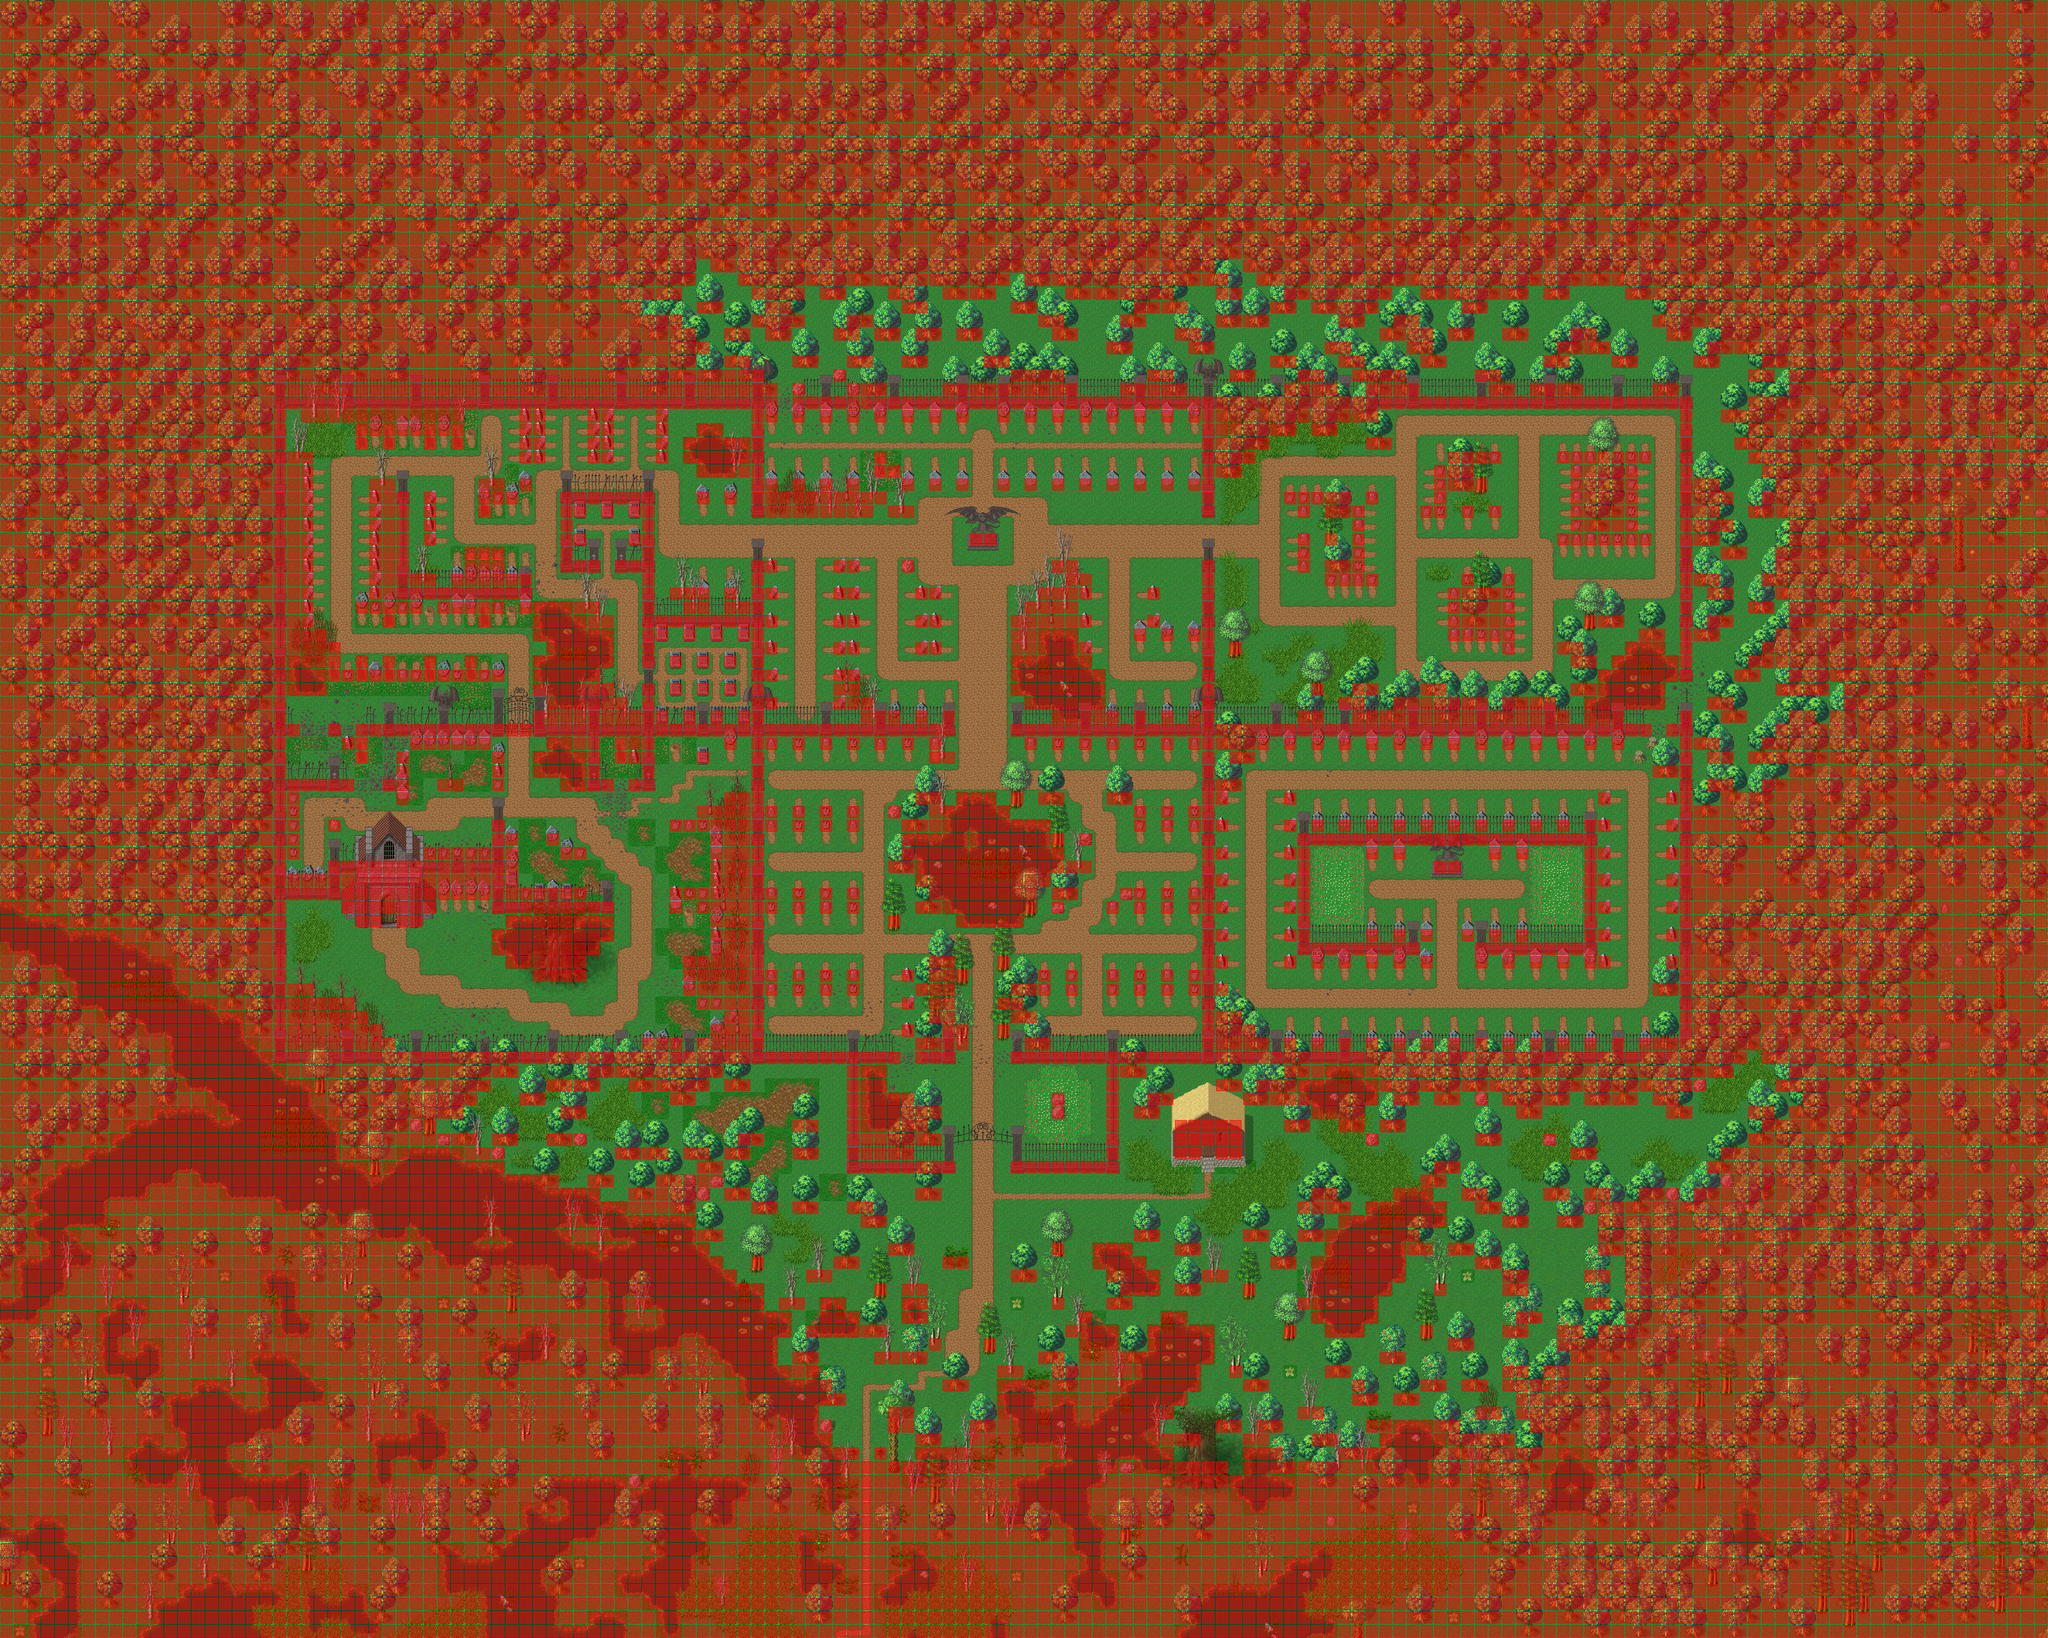

This game map was drawn from its Tiled (.tmx) file and the tilesets committed beside it. A one-line description and the trimmed map source follow:
An orthogonal 150x120 tile map with 32x32 px tiles, 7 tile layers (Ground1, Ground2, Ground3, Fringe, ...), 14 tilesets and 19 objects (16x spawn, 2x warp, particle_effect).

<map version="1.0" orientation="orthogonal" renderorder="right-down" width="150" height="120" tilewidth="32" tileheight="32" nextobjectid="21">
 <properties>
  <property name="minimap" value="graphics/minimaps/027-1.png" />
  <property name="music" value="graveyard.ogg" />
  <property name="name" value="Graveyard" />
  <property name="overlay0image" value="graphics/images/ambient/fog.png" />
  <property name="overlay0parallax" value="1.0" />
  <property name="overlay0scrollX" value="0.307" />
  <property name="overlay0scrollY" value="0.211" />
  <property name="overlay1image" value="graphics/images/ambient/fog.png" />
  <property name="overlay1parallax" value="1.0" />
  <property name="overlay1scrollX" value="0.227" />
  <property name="overlay1scrollY" value="0.341" />
 </properties>
 <tileset firstgid="1" source="../tilesets/collision.tsx" />
 <tileset firstgid="3" source="../tilesets/woodland_ground.tsx" />
 <tileset firstgid="259" source="../tilesets/woodland_x2.tsx" />
 <tileset firstgid="291" source="../tilesets/woodland_x3.tsx" />
 <tileset firstgid="323" source="../tilesets/woodland_village.tsx" />
 <tileset firstgid="579" source="../tilesets/woodland_x5.tsx" />
 <tileset firstgid="595" source="../tilesets/woodland_x4.tsx" />
 <tileset firstgid="611" source="../tilesets/woodland_x8.tsx" />
 <tileset firstgid="627" source="../tilesets/woodland_swamp.tsx" />
 <tileset firstgid="883" source="../tilesets/forest.tsx" />
 <tileset firstgid="1282" source="../tilesets/woodland_graveyard_x3.tsx" />
 <tileset firstgid="1362" source="../tilesets/woodland_graveyard_x4.tsx" />
 <tileset firstgid="1394" source="../tilesets/woodland_graveyard_crypt.tsx" />
 <tileset firstgid="1457" source="../tilesets/woodland_graveyard_ground.tsx" />
 <layer name="Ground1" width="150" height="120">
  <data>[18000 cells, 18000 non-empty, 113 distinct tile ids]</data>
 </layer>
 <layer name="Ground2" width="150" height="120">
  <data>[18000 cells, 1995 non-empty, 106 distinct tile ids]</data>
 </layer>
 <layer name="Ground3" width="150" height="120">
  <data>[18000 cells, 41 non-empty, 18 distinct tile ids]</data>
 </layer>
 <layer name="Fringe" width="150" height="120">
  <data>[18000 cells, 5389 non-empty, 99 distinct tile ids]</data>
 </layer>
 <layer name="Over1" width="150" height="120">
  <data>[18000 cells, 121 non-empty, 59 distinct tile ids]</data>
 </layer>
 <layer name="Over2" width="150" height="120">
  <data>[18000 cells, 23 non-empty, 23 distinct tile ids]</data>
 </layer>
 <layer name="Collision" width="150" height="120">
  <data>[18000 cells, 12819 non-empty, 1 distinct tile ids]</data>
 </layer>
 <objectgroup name="Objects" visible="0">
  <object id="1" name="To Caretaker's House" type="warp" x="2816" y="2688" width="32" height="32">
   <properties>
    <property name="dest_map" value="027-2" />
    <property name="dest_tile_x" value="46" />
    <property name="dest_tile_y" value="33" />
   </properties>
  </object>
  <object id="2" name="To Swamp" type="warp" x="2016" y="3392" width="32" height="32">
   <properties>
    <property name="dest_map" value="026-1" />
    <property name="dest_tile_x" value="63" />
    <property name="dest_tile_y" value="17" />
   </properties>
  </object>
  <object id="3" name="Poltergeist" type="spawn" x="1088" y="2496" width="3072" height="896">
   <properties>
    <property name="eA_death" value="60000" />
    <property name="eA_spawn" value="900000" />
    <property name="max_beings" value="4" />
    <property name="monster_id" value="45" />
   </properties>
  </object>
  <object id="4" name="Spectre" type="spawn" x="1056" y="2528" width="3136" height="832">
   <properties>
    <property name="eA_death" value="60000" />
    <property name="eA_spawn" value="900000" />
    <property name="max_beings" value="4" />
    <property name="monster_id" value="40" />
   </properties>
  </object>
  <object id="5" name="Wisp" type="spawn" x="1024" y="2560" width="3200" height="768">
   <properties>
    <property name="eA_death" value="60000" />
    <property name="eA_spawn" value="900000" />
    <property name="max_beings" value="4" />
    <property name="monster_id" value="38" />
   </properties>
  </object>
  <object id="6" name="Skeleton" type="spawn" x="672" y="1744" width="1080" height="688">
   <properties>
    <property name="eA_death" value="8000" />
    <property name="eA_spawn" value="60000" />
    <property name="max_beings" value="2" />
    <property name="monster_id" value="41" />
   </properties>
  </object>
  <object id="7" name="LadySkeleton" type="spawn" x="672" y="1744" width="1064" height="696">
   <properties>
    <property name="eA_death" value="8000" />
    <property name="eA_spawn" value="60000" />
    <property name="max_beings" value="2" />
    <property name="monster_id" value="42" />
   </properties>
  </object>
  <object id="8" name="Skeleton" type="spawn" x="1792" y="960" width="1024" height="736">
   <properties>
    <property name="eA_death" value="20000" />
    <property name="eA_spawn" value="175000" />
    <property name="max_beings" value="1" />
    <property name="monster_id" value="41" />
   </properties>
  </object>
  <object id="9" name="LadySkeleton" type="spawn" x="1792" y="960" width="1024" height="736">
   <properties>
    <property name="eA_death" value="20000" />
    <property name="eA_spawn" value="175000" />
    <property name="max_beings" value="1" />
    <property name="monster_id" value="42" />
   </properties>
  </object>
  <object id="10" name="Skeleton" type="spawn" x="672" y="960" width="1088" height="736">
   <properties>
    <property name="eA_death" value="20000" />
    <property name="eA_spawn" value="180000" />
    <property name="max_beings" value="4" />
    <property name="monster_id" value="41" />
   </properties>
  </object>
  <object id="11" name="LadySkeleton" type="spawn" x="672" y="960" width="1088" height="736">
   <properties>
    <property name="eA_death" value="20000" />
    <property name="eA_spawn" value="180000" />
    <property name="max_beings" value="4" />
    <property name="monster_id" value="42" />
   </properties>
  </object>
  <object id="12" name="Skeleton" type="spawn" x="2848" y="960" width="1056" height="704">
   <properties>
    <property name="eA_death" value="20000" />
    <property name="eA_spawn" value="35000" />
    <property name="max_beings" value="2" />
    <property name="monster_id" value="41" />
   </properties>
  </object>
  <object id="13" name="LadySkeleton" type="spawn" x="2848" y="960" width="1056" height="704">
   <properties>
    <property name="eA_death" value="25000" />
    <property name="eA_spawn" value="33000" />
    <property name="max_beings" value="3" />
    <property name="monster_id" value="42" />
   </properties>
  </object>
  <object id="14" name="Skeleton" type="spawn" x="1784" y="1728" width="1024" height="688">
   <properties>
    <property name="eA_death" value="8000" />
    <property name="eA_spawn" value="60000" />
    <property name="max_beings" value="1" />
    <property name="monster_id" value="41" />
   </properties>
  </object>
  </objectgroup>
</map>
<!-- 5 of 19 objects omitted -->
